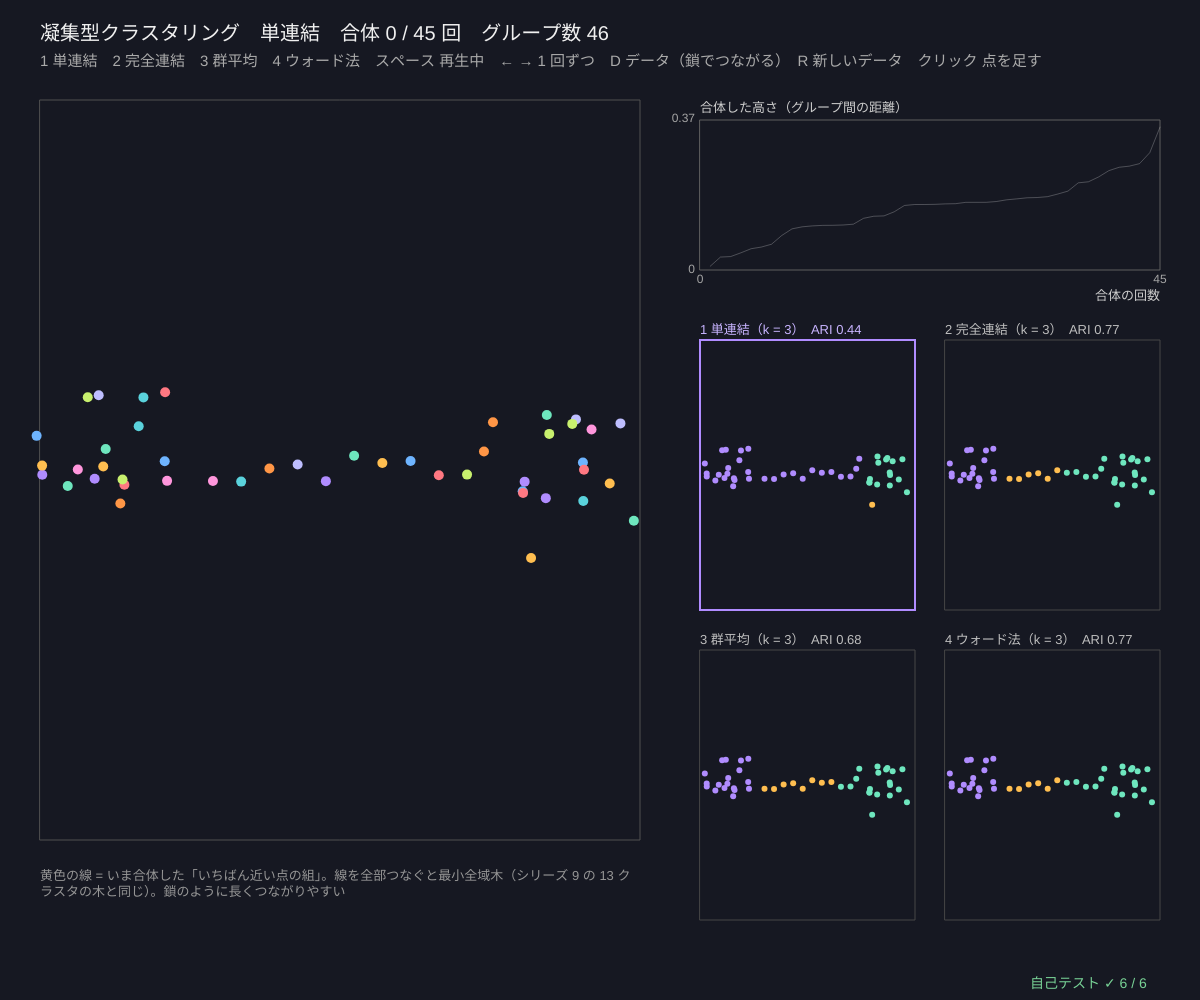
Frame 1 (no input)
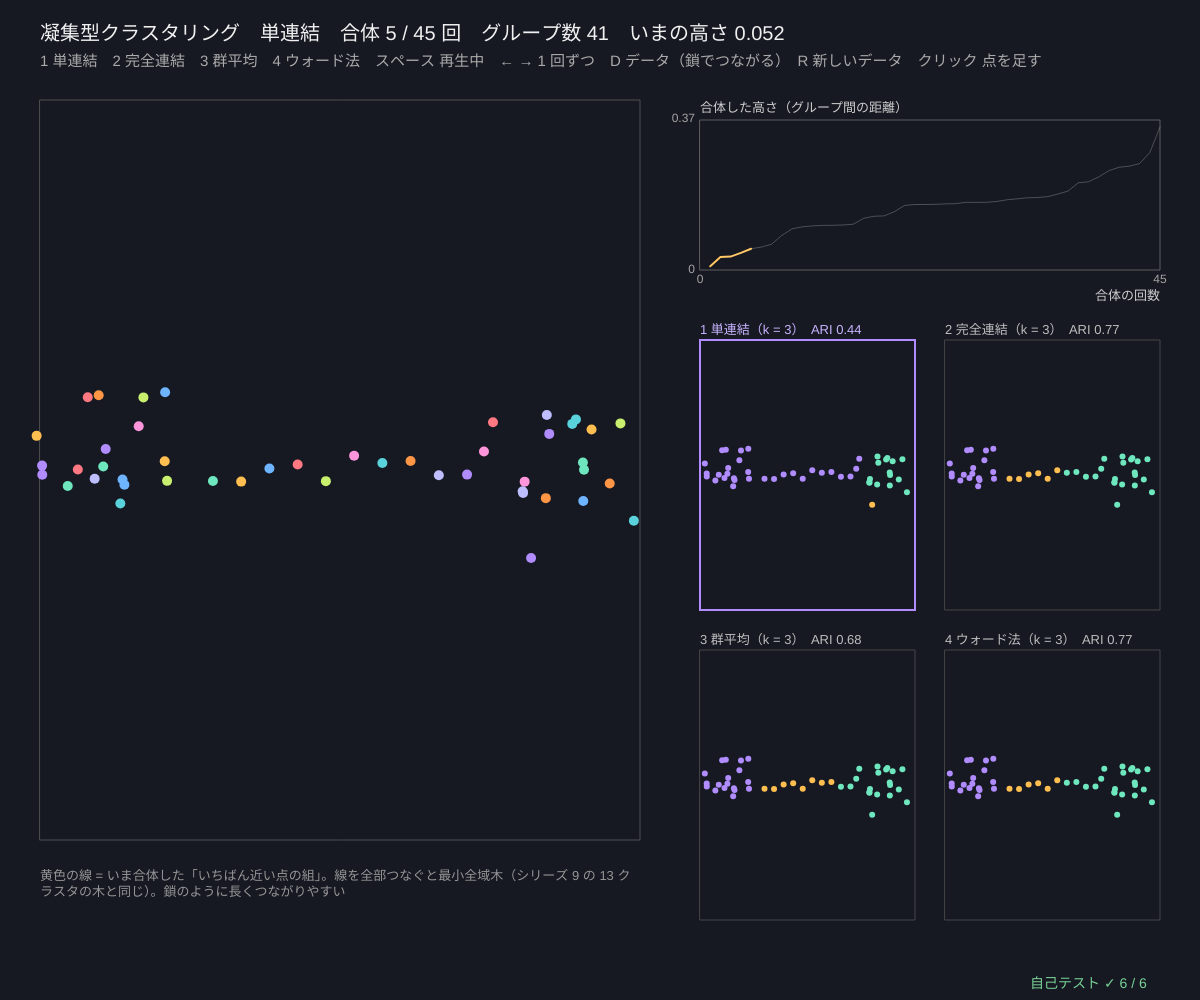
Frame 60 (no input)
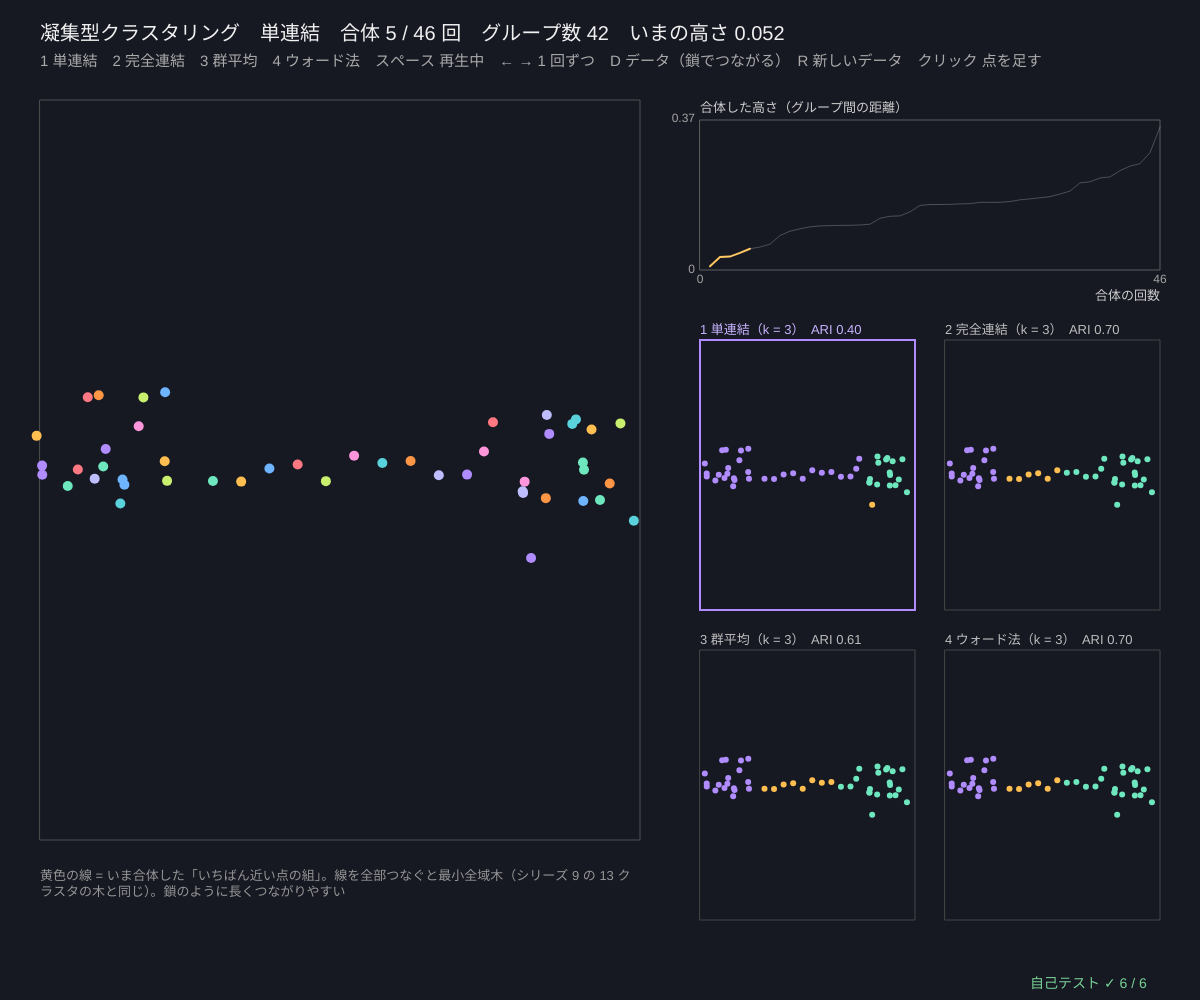
Frame 120 (the mouse pressed at the canvas centre since frame 60)

The p5.js sketch that drew these frames (run headless with seeded random() and noise() and a simulated clock; from frame 60 on, the mouse is pressed at the canvas centre):

// p5.js sketch
// ── sketch.js
// ============================================
// 04 凝集型クラスタリング ─ はじめは 1 点ずつ別のグループ。いちばん近い 2 つのグループを合体、をくり返す（n − 1 回で 1 つに）
//   「グループどうしの距離」の決め方（連結法）で結果が変わる
//   単連結 = いちばん近い点の組 / 完全連結 = いちばん遠い点の組 / 群平均 = 全部の組の平均 / ウォード法 = 合体で増える J（慣性）
//   合体のたびに全部を計算しなおさず、ランス-ウィリアムズの更新式 d(i∪j, k) = α_i d(i,k) + α_j d(j,k) + β d(i,j) + γ |d(i,k) − d(j,k)| で
//   単連結は「鎖」のように 1 点ずつつながって伸びやすい（鎖効果）。右の 4 つの小さな図 = 同じデータを 4 つの連結法で 3 つに分けた結果
// 1〜4 連結法 / スペース 再生・停止 / ← → 1 回ずつ / D データ / R 新しいデータ / クリック 点を足す
// ============================================

const NPTS = 46;                       // ★ 点の数（多いと合体が速すぎて見えない）
const DKINDS = ['chain', 'blobs', 'moons'];
let data, method = 0, merges = [], segs = [], all4 = [], tStep = 0, playing = true, timer = 0, dataNo = 0, seedD = 41, view;

function setup() { createCanvas(windowWidth, windowHeight); textWrap(CHAR); selfTest(); newData(); }
function newData() { data = makeDataset(DKINDS[dataNo], NPTS, seedD); rebuild(); }
function rebuild() {
  all4 = [0, 1, 2, 3].map((m) => agglomerate(data.pts, m));
  merges = all4[method]; segs = mergeSegments(data.pts, merges, method); tStep = 0;
}
// ★ 合体を絵にするための線分：単連結 = いちばん近い組、完全連結 = いちばん遠い組、群平均・ウォード = 重心どうし
function mergeSegments(pts, mg, m) {
  let mem = membersOf(mg, pts.length);
  return mg.map((e) => {
    let A = mem[e.a], B = mem[e.b];
    if (m >= 2) { let ca = centroid(pts, A), cb = centroid(pts, B); return [ca, cb]; }
    let best = null, bd = m === 0 ? Infinity : -1;
    for (let i of A) for (let j of B) { let d = edist(pts[i], pts[j]); if ((m === 0 && d < bd) || (m === 1 && d > bd)) { bd = d; best = [pts[i], pts[j]]; } }
    return best;
  });
}
function centroid(pts, ids) { let c = [0, 0]; for (let i of ids) { c[0] += pts[i][0] / ids.length; c[1] += pts[i][1] / ids.length; } return c; }

function draw() {
  background(22, 24, 34);
  let n = data.pts.length;
  if (playing && ++timer % 12 === 0) tStep = tStep >= n - 1 ? 0 : tStep + 1;
  view = fitView(40, 100, width * 0.5, height - 260, 0, 0, dataNo === 0 ? 3.4 : 4.8);
  noFill(); stroke(80); rect(view.x, view.y, view.w, view.h);
  let lab = labelsAfter(merges, n, tStep);
  for (let t = 0; t < tStep; t++) {
    let s = segs[t], last = t === tStep - 1;
    stroke(last ? color(255, 240, 150) : color(255, 255, 255, 70)); strokeWeight(last ? 3 : 1.2);
    line(gX(view, s[0][0]), gY(view, s[0][1]), gX(view, s[1][0]), gY(view, s[1][1]));
  }
  drawPts(view, data.pts, lab, 10);
  // ---- 合体の高さのグラフ
  let gx = view.x + view.w + 60, gw = width - gx - 40, hmax = merges[n - 2].h * 1.05;
  let g1 = { x: gx, y: 120, w: gw, h: 150, x0: 0, x1: n - 1, y0: 0, y1: hmax };
  plotAxes(g1, '合体の回数', '合体した高さ（グループ間の距離）', [0, n - 1], [0, +hmax.toPrecision(2)]);
  stroke(255, 190, 80); strokeWeight(2); polyline(merges.slice(0, Math.max(1, tStep)).map((e, t) => [gX(g1, t + 1), gY(g1, e.h)]));
  stroke(255, 255, 255, 60); strokeWeight(1); polyline(merges.map((e, t) => [gX(g1, t + 1), gY(g1, e.h)]));
  // ---- 4 つの連結法で 3 つに分けた結果
  let tw = (gw - 30) / 2, th = (height - 420) / 2 - 20;
  for (let m = 0; m < 4; m++) {
    let v = fitView(gx + (m % 2) * (tw + 30), 340 + Math.floor(m / 2) * (th + 40), tw, th, 0, 0, dataNo === 0 ? 3.6 : 5.0), lb = cutTreeK(all4[m], n, 3);
    noFill(); stroke(m === method ? color(176, 140, 255) : 70); strokeWeight(m === method ? 2 : 1); rect(v.x, v.y, v.w, v.h);
    drawPts(v, data.pts, lb, 6);
    noStroke(); fill(m === method ? color(200, 180, 255) : 190); textSize(13); textAlign(LEFT, BASELINE);
    text((m + 1) + ' ' + LINK_JA[m] + '（k = 3）　ARI ' + ariScore(lb, data.truth).toFixed(2), v.x, v.y - 6);
  }
  // ---- 文字
  textAlign(LEFT, BASELINE); fill(240); textSize(20);
  let last = tStep > 0 ? merges[tStep - 1] : null;
  text('凝集型クラスタリング　' + LINK_JA[method] + '　合体 ' + tStep + ' / ' + (n - 1) + ' 回　グループ数 ' + (n - tStep) + (last ? '　いまの高さ ' + last.h.toFixed(3) : ''), 40, 40);
  fill(170); textSize(15); text('1 単連結　2 完全連結　3 群平均　4 ウォード法　スペース 再生' + (playing ? '中' : '・停止') + '　← → 1 回ずつ　D データ（' + DATA_JA[DKINDS[dataNo]] + '）　R 新しいデータ　クリック 点を足す', 40, 66);
  fill(150); textSize(13);
  text(['黄色の線 = いま合体した「いちばん近い点の組」。線を全部つなぐと最小全域木（シリーズ 9 の 13 クラスタの木と同じ）。鎖のように長くつながりやすい', '黄色の線 = いま合体した 2 つのグループの「いちばん遠い点の組」。直径が小さいまとまった丸いグループができる', '黄色の線 = 重心どうし。全部の点の組の距離の平均で決める。単連結と完全連結の中間', '黄色の線 = 重心どうし。合体で増える J（k-means の目的関数）がいちばん小さい組を選ぶ → k-means に近い丸いグループ'][method], 40, view.y + view.h + 30, view.w);
  drawSelfTest(width - 170, height - 12);
}

function mousePressed() { if (view && inBox(view, mouseX, mouseY)) { data.pts.push([invX(view, mouseX), invY(view, mouseY)]); data.truth.push(0); rebuild(); } }
function keyPressed() {
  let n = data.pts.length;
  if (key.length === 1 && '1234'.includes(key)) { method = +key - 1; merges = all4[method]; segs = mergeSegments(data.pts, merges, method); }
  if (key === ' ') playing = !playing;
  if (key === RIGHT_ARROW) { playing = false; tStep = Math.min(n - 1, tStep + 1); }
  if (key === LEFT_ARROW) { playing = false; tStep = Math.max(0, tStep - 1); }
  if (key === 'd' || key === 'D') { dataNo = (dataNo + 1) % DKINDS.length; newData(); }
  if (key === 'r' || key === 'R') { seedD++; newData(); }
  return false;
}

// ---- 自己テスト
// グループ A, B の距離をそのまま計算（総当たり）。ウォード = √(2|A||B|/(|A|+|B|))·|重心の差|
function bruteLink(pts, A, B, m) {
  if (m === 3) return Math.sqrt((2 * A.length * B.length) / (A.length + B.length)) * edist(centroid(pts, A), centroid(pts, B));
  let v = m === 0 ? Infinity : m === 1 ? -Infinity : 0;
  for (let i of A) for (let j of B) { let d = edist(pts[i], pts[j]); v = m === 0 ? Math.min(v, d) : m === 1 ? Math.max(v, d) : v + d / (A.length * B.length); }
  return v;
}
function selfTest() {
  selfTestResults = [];
  seedRng(44);
  let pts = Array.from({ length: 22 }, () => [rnd() * 3, rnd() * 2]), n = pts.length, lwOk = true, minOk = true, monoOk = true;
  for (let m = 0; m < 4; m++) {
    let mg = agglomerate(pts, m), mem = membersOf(mg, n), alive = pts.map((_, i) => i);
    mg.forEach((e, t) => {
      if (Math.abs(bruteLink(pts, mem[e.a], mem[e.b], m) - e.h) > 1e-9) lwOk = false;
      for (let a of alive) for (let b of alive) if (a < b && bruteLink(pts, mem[a], mem[b], m) < e.h - 1e-9) minOk = false;
      alive = alive.filter((c) => c !== e.a && c !== e.b).concat([n + t]);
      if (t > 0 && e.h < mg[t - 1].h - 1e-12) monoOk = false;
    });
  }
  check('ランス-ウィリアムズの更新 = 総当たりで計算しなおしたグループ間の距離（4 つの連結法、21 回ずつ）', lwOk);
  check('毎回、生きているグループの中でいちばん近い組を合体している（総当たりで確認）', minOk);
  check('合体の高さは増える一方（単調）→ デンドログラムが正しく描ける', monoOk);
  let edges = []; for (let i = 0; i < n; i++) for (let j = i + 1; j < n; j++) edges.push([edist(pts[i], pts[j]), i, j]);
  edges.sort((a, b) => a[0] - b[0]);
  let par = pts.map((_, i) => i), root = (x) => (par[x] === x ? x : (par[x] = root(par[x]))), mst = [];
  for (let [d, i, j] of edges) { let a = root(i), b = root(j); if (a !== b) { par[a] = b; mst.push(d); } }
  let sl = agglomerate(pts, 0);
  check('単連結の高さ = 最小全域木（クラスカル法）の辺の長さ（小さい順）', sl.every((e, t) => Math.abs(e.h - mst[t]) < 1e-12));
  let ch = makeDataset('chain', NPTS, 7), aS = ariScore(cutTreeK(agglomerate(ch.pts, 0), NPTS, 2), ch.truth), aW = ariScore(cutTreeK(agglomerate(ch.pts, 3), NPTS, 2), ch.truth);
  check('鎖効果：橋でつながった 2 つのかたまりを 2 つに分けると、単連結 ARI ' + aS.toFixed(2) + ' < ウォード法 ARI ' + aW.toFixed(2), aS < 0.3 && aW > 0.6);
  check('n − 1 回で 1 つになる（最後のグループの大きさ = n）', [0, 1, 2, 3].every((m) => { let mg = agglomerate(pts, m); return mg.length === n - 1 && mg[n - 2].size === n; }));
  reportSelfTest();
}

// ---------- やってみよう ----------
// 1. D で「鎖でつながる」にして 1（単連結）と 4（ウォード法）を比べよう。右の小さい図の ARI は？
// 2. ← → で 1 回ずつ進め、黄色の線（いま合体した組）が長くなっていく様子を見よう。右上のグラフは下がらない
// 3. 2（完全連結）で、離れた点を 1 つクリックで足すと？ 外れ値は最後まで 1 人ぼっち
// 4. 三日月（D）では、どの連結法なら 2 つに分けられる？（03 で k-means は失敗した）
// 5. 05 では合体の記録を「木（デンドログラム）」にして、切る高さを選ぶ

// ==================================================
// ここから下は「クラスタリングの道具」（中身は読まなくても OK。消さないでね）
// ==================================================
// ---- 共通：値をはさむ・クラスタの色・距離（点は [x, y] や [r, g, b] のような配列）
function clampv(v, a, b) { return v < a ? a : v > b ? b : v; }
const PAL = [[176, 140, 255], [110, 230, 190], [255, 190, 80], [110, 180, 255], [255, 120, 130], [200, 240, 110], [255, 150, 220], [90, 210, 220], [255, 150, 70], [190, 190, 255]];
function palC(k, a) {                  // クラスタ k の色（k < 0 = ノイズ = 灰色）
  let al = a === undefined ? 255 : a;
  if (k < 0) return color(120, 120, 135, al);
  let c = PAL[k % PAL.length]; return color(c[0], c[1], c[2], al);
}
function sqd(a, b) { let s = 0; for (let i = 0; i < a.length; i++) { let d = a[i] - b[i]; s += d * d; } return s; }   // 距離の 2 乗
function edist(a, b) { return Math.sqrt(sqd(a, b)); }                                                              // ユークリッド距離
function meanOf(arr) { if (!arr.length) return 0; let s = 0; for (let v of arr) s += v; return s / arr.length; }
// ---- 種つきの乱数（同じ種なら毎回同じ列）
let rngState = 1, gaussSpare = null;
function seedRng(s) { rngState = (s >>> 0) || 1; gaussSpare = null; }
function rnd() {                       // 0〜1 の一様乱数（mulberry32）
  rngState = (rngState + 0x6d2b79f5) >>> 0;
  let t = rngState;
  t = Math.imul(t ^ (t >>> 15), t | 1);
  t ^= t + Math.imul(t ^ (t >>> 7), t | 61);
  return ((t ^ (t >>> 14)) >>> 0) / 4294967296;
}
function rndInt(a, b) { return a + Math.floor(rnd() * (b - a + 1)); }
function gauss() {                     // 標準正規分布（ボックス-ミュラー法）
  if (gaussSpare !== null) { let g = gaussSpare; gaussSpare = null; return g; }
  let u = 1 - rnd(), v = rnd(), r = Math.sqrt(-2 * Math.log(u));
  gaussSpare = r * Math.sin(2 * Math.PI * v); return r * Math.cos(2 * Math.PI * v);
}
// ---- 合成データ（種つき）。どれも { pts, truth（正解のグループ番号）, k（正解のグループ数）} を返す
// blob = { n, c: [中心 x, y], sd: [長い向きの標準偏差, 短い向き], rot: 傾き（ラジアン）}
function makeBlobs(specs) {
  let pts = [], truth = [];
  specs.forEach((s, k) => {
    let cr = Math.cos(s.rot || 0), sr = Math.sin(s.rot || 0);
    for (let i = 0; i < s.n; i++) { let a = gauss() * s.sd[0], b = gauss() * s.sd[1]; pts.push([s.c[0] + cr * a - sr * b, s.c[1] + sr * a + cr * b]); truth.push(k); }
  });
  return { pts, truth, k: specs.length };
}
function makeMoons(n, noise) {         // 2 つの三日月（かみ合った半円）
  let pts = [], truth = [];
  for (let i = 0; i < n; i++) {
    let k = i % 2, t = rnd() * Math.PI, x = k ? 1 - Math.cos(t) : Math.cos(t), y = k ? 0.5 - Math.sin(t) : Math.sin(t);
    pts.push([(x - 0.5) * 1.6 + gauss() * noise, (y - 0.25) * 1.6 + gauss() * noise]); truth.push(k);
  }
  return { pts, truth, k: 2 };
}
function makeCircles(n, noise, inner) { // 同心円（外の輪と内の輪。点の数は輪の長さに比例）
  let pts = [], truth = [], nOut = Math.round((n * 1.3) / (1.3 + inner));
  for (let i = 0; i < n; i++) { let k = i < nOut ? 0 : 1, t = rnd() * 2 * Math.PI, r = k ? inner : 1.3; pts.push([r * Math.cos(t) + gauss() * noise, r * Math.sin(t) + gauss() * noise]); truth.push(k); }
  return { pts, truth, k: 2 };
}
const DATA_JA = { blobs: 'かたまり', moons: '三日月', circles: '同心円', aniso: '細長い', density: '密度がちがう', sizes: '大きさがちがう', noise: 'かたまり + 外れ値', chain: '鎖でつながる' };
function makeDataset(kind, n, seed) {
  seedRng(seed);
  if (kind === 'moons') return makeMoons(n, 0.07);
  if (kind === 'circles') return makeCircles(n, 0.05, 0.55);
  if (kind === 'aniso') { let m = Math.floor(n / 3); return makeBlobs([{ n: m, c: [-0.6, 0.9], sd: [0.9, 0.1], rot: 0.5 }, { n: m, c: [0, 0], sd: [0.9, 0.1], rot: 0.5 }, { n: n - 2 * m, c: [0.6, -0.9], sd: [0.9, 0.1], rot: 0.5 }]); }
  if (kind === 'density') { let m = Math.floor(n * 0.45); return makeBlobs([{ n: m, c: [-0.9, 0.3], sd: [0.12, 0.12] }, { n: m, c: [-0.3, 0.3], sd: [0.12, 0.12] }, { n: n - 2 * m, c: [0.9, -0.2], sd: [0.65, 0.65] }]); }
  if (kind === 'sizes') { let m = Math.floor(n * 0.12); return makeBlobs([{ n: n - 2 * m, c: [-0.5, 0], sd: [0.6, 0.6] }, { n: m, c: [0.85, 0.75], sd: [0.1, 0.1] }, { n: m, c: [0.85, -0.75], sd: [0.1, 0.1] }]); }
  if (kind === 'chain') {
    let m = Math.floor(n * 0.4), d = makeBlobs([{ n: m, c: [-1.2, 0], sd: [0.25, 0.25] }, { n: m, c: [1.2, 0], sd: [0.25, 0.25] }]), rest = n - 2 * m;
    for (let i = 0; i < rest; i++) { d.pts.push([-0.8 + (1.6 * (i + 0.5)) / rest, 0.04 * gauss()]); d.truth.push(i < rest / 2 ? 0 : 1); }
    return d;
  }
  let m = Math.floor(n / 3), d = makeBlobs([{ n: m, c: [-1, 0.7], sd: [0.25, 0.25] }, { n: m, c: [1, 0.6], sd: [0.3, 0.22], rot: 0.4 }, { n: n - 2 * m, c: [0, -0.9], sd: [0.28, 0.28] }]);
  if (kind === 'noise') { let q = Math.floor(n * 0.08); for (let i = 0; i < q; i++) { d.pts.push([-2 + 4 * rnd(), -1.8 + 3.6 * rnd()]); d.truth.push(-1); } }
  return d;
}
// ---- 凝集型クラスタリング（ランス-ウィリアムズの更新式）。merges[t] = { a, b（合体した 2 つの番号）, h（高さ）, size }
//   葉 = 0〜n−1、t 番目の合体でできたクラスタ = n + t。ウォード法は距離² で更新し、高さ = √（更新した値）
const LINK_JA = ['単連結', '完全連結', '群平均', 'ウォード法'];
function agglomerate(pts, method) {    // method: 0 単連結 / 1 完全連結 / 2 群平均 / 3 ウォード法
  let n = pts.length, Dm = new Float64Array(n * n), size = new Array(n).fill(1), id = pts.map((_, i) => i), act = new Array(n).fill(true), merges = [];
  for (let i = 0; i < n; i++) for (let j = 0; j < n; j++) Dm[i * n + j] = method === 3 ? sqd(pts[i], pts[j]) : edist(pts[i], pts[j]);
  for (let t = 0; t < n - 1; t++) {
    let bi = -1, bj = -1, bd = Infinity;
    for (let i = 0; i < n; i++) if (act[i]) for (let j = i + 1; j < n; j++) if (act[j] && Dm[i * n + j] < bd) { bd = Dm[i * n + j]; bi = i; bj = j; }
    let ni = size[bi], nj = size[bj];
    merges.push({ a: id[bi], b: id[bj], h: method === 3 ? Math.sqrt(Math.max(0, bd)) : bd, size: ni + nj });
    for (let k = 0; k < n; k++) {
      if (!act[k] || k === bi || k === bj) continue;
      let dik = Dm[bi * n + k], djk = Dm[bj * n + k], nk = size[k], v;
      if (method === 0) v = Math.min(dik, djk);
      else if (method === 1) v = Math.max(dik, djk);
      else if (method === 2) v = (ni * dik + nj * djk) / (ni + nj);
      else v = ((ni + nk) * dik + (nj + nk) * djk - nk * bd) / (ni + nj + nk);
      Dm[bi * n + k] = Dm[k * n + bi] = v;
    }
    size[bi] = ni + nj; act[bj] = false; id[bi] = n + t;
  }
  return merges;
}
function membersOf(merges, n) {        // 番号 → 中の点のリスト
  let mem = []; for (let i = 0; i < n; i++) mem.push([i]);
  for (let m of merges) mem.push(mem[m.a].concat(mem[m.b]));
  return mem;
}
function labelsAfter(merges, n, count) { // はじめの count 回だけ合体したときのラベル（0, 1, 2… 小さい点の番号順）
  let mem = membersOf(merges, n), alive = new Set(); for (let i = 0; i < n; i++) alive.add(i);
  for (let t = 0; t < count; t++) { alive.delete(merges[t].a); alive.delete(merges[t].b); alive.add(n + t); }
  let groups = [...alive].map((c) => mem[c]).sort((p, q) => Math.min(...p) - Math.min(...q)), lab = new Array(n).fill(0);
  groups.forEach((g, k) => g.forEach((i) => (lab[i] = k)));
  return lab;
}
function cutTreeK(merges, n, k) { return labelsAfter(merges, n, clampv(n - k, 0, n - 1)); }
function cutTreeH(merges, n, h) { let c = 0; while (c < merges.length && merges[c].h <= h) c++; return labelsAfter(merges, n, c); }
function leafOrder(merges, n) {        // デンドログラムの葉の並び（枝が交差しない順）
  if (n === 1) return [0];
  let out = [], st = [2 * n - 2];
  while (st.length) { let v = st.pop(); if (v < n) out.push(v); else { let m = merges[v - n]; st.push(m.b); st.push(m.a); } }
  return out;
}
function copheneticMatrix(merges, n) { // c_ij = i と j が初めて同じクラスタになった高さ
  let mem = membersOf(merges, n), C = new Float64Array(n * n);
  merges.forEach((m) => { for (let x of mem[m.a]) for (let y of mem[m.b]) C[x * n + y] = C[y * n + x] = m.h; });
  return C;
}
function pearson(xs, ys) {
  let n = xs.length, mx = meanOf(xs), my = meanOf(ys), sxy = 0, sxx = 0, syy = 0;
  for (let i = 0; i < n; i++) { let a = xs[i] - mx, b = ys[i] - my; sxy += a * b; sxx += a * a; syy += b * b; }
  return sxx > 0 && syy > 0 ? clampv(sxy / Math.sqrt(sxx * syy), -1, 1) : 0;
}
function copheneticCorr(pts, merges) {  // もとの距離とコーフェン距離の相関
  let n = pts.length, C = copheneticMatrix(merges, n), xs = [], ys = [];
  for (let i = 0; i < n; i++) for (let j = i + 1; j < n; j++) { xs.push(edist(pts[i], pts[j])); ys.push(C[i * n + j]); }
  return pearson(xs, ys);
}
// ---- 正解との一致：分割表、純度、調整ランド指数（ARI）、正規化相互情報量（NMI）。ラベル −1（ノイズ）も 1 つのグループとして数える
function contingency(a, b) {
  let ra = [...new Set(a)].sort((x, y) => x - y), cb = [...new Set(b)].sort((x, y) => x - y), ia = new Map(ra.map((v, i) => [v, i])), ib = new Map(cb.map((v, i) => [v, i]));
  let M = ra.map(() => new Array(cb.length).fill(0));
  for (let i = 0; i < a.length; i++) M[ia.get(a[i])][ib.get(b[i])]++;
  return { M, ra, cb };
}
function comb2(x) { return (x * (x - 1)) / 2; }
function ariScore(a, b) {
  let { M } = contingency(a, b), n = a.length, sij = 0, sa = 0, sb = 0, colS = new Array(M[0].length).fill(0);
  for (let r of M) { let rs = 0; r.forEach((v, j) => { sij += comb2(v); rs += v; colS[j] += v; }); sa += comb2(rs); }
  for (let v of colS) sb += comb2(v);
  let expv = (sa * sb) / Math.max(1, comb2(n)), maxv = (sa + sb) / 2;
  return maxv - expv === 0 ? 1 : (sij - expv) / (maxv - expv);
}
function nmiScore(a, b) {              // NMI = 2·I(A; B) / (H(A) + H(B))
  let { M } = contingency(a, b), n = a.length, rs = M.map((r) => r.reduce((s, v) => s + v, 0)), cs = M[0].map((_, j) => M.reduce((s, r) => s + r[j], 0));
  let H = (arr) => -arr.reduce((s, v) => s + (v > 0 ? (v / n) * Math.log(v / n) : 0), 0), mi = 0;
  M.forEach((r, i) => r.forEach((v, j) => { if (v > 0) mi += (v / n) * Math.log((n * v) / (rs[i] * cs[j])); }));
  let hs = H(rs) + H(cs); return hs === 0 ? 1 : clampv((2 * mi) / hs, 0, 1);
}
function purityScore(pred, truth) { let { M } = contingency(pred, truth); return M.reduce((s, r) => s + Math.max(...r), 0) / pred.length; }
// ---- グラフと図の道具：g = { x, y, w, h, x0, x1, y0, y1 }（画面の四角とデータの範囲）
function gX(g, v) { return g.x + clampv((v - g.x0) / (g.x1 - g.x0), -0.02, 1.02) * g.w; }
function gY(g, v) { return g.y + g.h - clampv((v - g.y0) / (g.y1 - g.y0), -0.02, 1.02) * g.h; }
function invX(g, px) { return g.x0 + ((px - g.x) / g.w) * (g.x1 - g.x0); }
function invY(g, py) { return g.y0 + ((g.y + g.h - py) / g.h) * (g.y1 - g.y0); }
function inBox(g, px, py) { return px >= g.x && px <= g.x + g.w && py >= g.y && py <= g.y + g.h; }
function fitView(x, y, w, h, cx, cy, span) {   // 縦横の縮尺をそろえる（span = 短い辺に入るデータの幅）
  let s = Math.min(w, h) / span; return { x, y, w, h, x0: cx - w / 2 / s, x1: cx + w / 2 / s, y0: cy - h / 2 / s, y1: cy + h / 2 / s };
}
function plotAxes(g, xl, yl, xt, yt) {
  stroke(95); strokeWeight(1); noFill(); rect(g.x, g.y, g.w, g.h);
  noStroke(); fill(165); textSize(12); textAlign(CENTER, TOP);
  for (let v of xt) text(+v.toPrecision(3), gX(g, v), g.y + g.h + 4);
  textAlign(RIGHT, CENTER);
  for (let v of yt) text(+v.toPrecision(3), g.x - 5, gY(g, v));
  textAlign(LEFT, BASELINE); fill(205); textSize(13);
  text(xl, g.x + g.w - textWidth(xl), g.y + g.h + 30); text(yl, g.x, g.y - 8);
}
function polyline(pts) {               // 点が 2 つ以上あるときだけ折れ線を描く
  if (pts.length < 2) return;
  noFill(); beginShape(); for (let p of pts) vertex(p[0], p[1]); endShape();
}
function drawPts(g, pts, labels, r, al) {   // クラスタの色で点を描く（labels がなければ白）
  noStroke();
  for (let i = 0; i < pts.length; i++) { fill(labels ? palC(labels[i], al) : color(230, 230, 240, al === undefined ? 255 : al)); circle(gX(g, pts[i][0]), gY(g, pts[i][1]), r); }
}
// ---- 自己テストの道具
let selfTestResults = [];
function check(name, cond) { selfTestResults.push({ name, ok: !!cond }); }
function near(a, b, tol) { return a !== null && a !== undefined && isFinite(a) && Math.abs(a - b) <= (tol === undefined ? 1e-9 : tol); }
function noNaN(v) { return Array.isArray(v) ? v.every(noNaN) : !(typeof v === 'number' && v !== v); }
function reportSelfTest() { for (let r of selfTestResults) (r.ok ? console.log : console.error)((r.ok ? '✓ ' : '✗ ') + r.name); }
function selfTestLine() { let n = selfTestResults.filter((r) => r.ok).length; return '自己テスト ' + (n === selfTestResults.length ? '✓ ' : '✗ ') + n + ' / ' + selfTestResults.length; }
function drawSelfTest(x, y) { noStroke(); fill(selfTestResults.every((r) => r.ok) ? color(120, 210, 150) : color(255, 90, 90)); textSize(14); textAlign(LEFT, BASELINE); text(selfTestLine(), x, y); }
